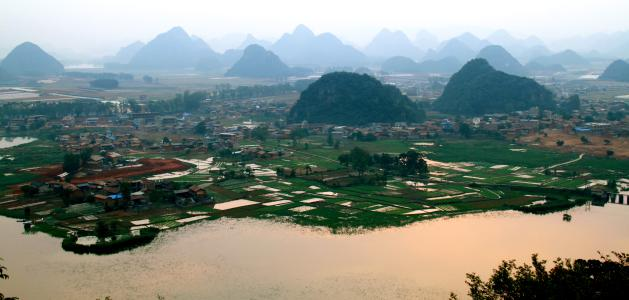
#> input picture img/big2.jpg, 629 x 300 px; its folder holds only this picture in this run
$ python exp.py
#> lines starting #> are read from the running program, lines starting #| are printed output that depends on the picture
### utils.py
import numpy as np
import matplotlib.pyplot as plt
import os
from PIL import Image
from skimage import color, transform


# [8 lines left out: function show, not called in this run]


def mat_upper_bound(k, b):
    if b is None:
        return k
    else:
        return np.minimum(k, b)
        # return np.where(k < b, k, np.ones(k.shape) * b)


def mat_lower_bound(k, b):
    if b is None:
        return k
    else:
        return np.maximum(k, b)
        # return np.where(k > b, k, np.ones(k.shape) * b)


def mat_bound(k, lbound, ubound):
    return mat_upper_bound(mat_lower_bound(k, lbound), ubound)


def get_color_pic(file_name):
#> called with file_name = 'img/big2.jpg'
    return np.asarray(Image.open(file_name))
#> returned value is the input picture: shape (300, 629, 3); mean R, G, B 125.7, 135.7, 129


# [4 lines left out: function get_gray_pic, not called in this run]


def img_color_change(img, mode="rgb2gray"):
    if mode == "rgb2gray":
        return color.rgb2gray(img)
    elif mode == "gray2rgb":
        return color.gray2rgb(img)


# [8 lines left out: function im_resize, not called in this run]


def archive(series_name, image_name, arc_image, is_gray=False):
    if not os.path.exists("./result/" + series_name):
        os.makedirs("./result/" + series_name)

    if is_gray:
        plt.imsave("./result/" + series_name + "/" + image_name + ".jpg", arc_image, cmap="gray")
    else:
        img = Image.fromarray(arc_image.astype('uint8')).convert('RGB')
        img.save("./result/" + series_name + "/" + image_name + ".jpg", quality=95)


def list_images_recursive(root):
    file_list = []

    if os.path.exists(root):
        this_dir = os.listdir(root)
        if this_dir is None:
            return None
        else:
            for fn in this_dir:
                fn = os.path.join(root, fn)
                if os.path.isdir(fn):
                    t = list_images_recursive(fn)
                    if t is not None:
                        file_list.append(t)
                else:
                    file_list.append(fn)
            return file_list
    else:
        return None


# [4 lines that do not run on import are left out]

### dcp.py
import numpy as np
import utils
import time
import advops
import scipy.ndimage.filters as filters


# dark_channel
def get_dark_channel(rgb_channel, ksize, ):
    dark_channel = np.min(rgb_channel, axis=2)
    dark_channel = filters.minimum_filter(dark_channel, ksize)
    return dark_channel


# global atmospheric light
def get_atm_light(background, filter_mat, ratio):
    total_num = filter_mat.size
    tops = int(max(np.floor(total_num * ratio), 1))

    filter_mat = filter_mat.astype('int')

    counts = np.bincount(filter_mat.flatten())
    crt_cum = 0
    for threshold in reversed(range(counts.size)):
        crt_cum += counts[threshold]
        if crt_cum >= tops:
            gal = np.zeros(np.size(background, 2))
            for c in range(np.size(background, 2)):
                buf = background[:, :, c]
                gal[c] = np.mean(buf[filter_mat >= threshold])
            return gal
    return None


def get_trsm_mat(original_im, gal, omega, ksize):
    buffer_im = np.empty(original_im.shape, 'float64')
    if len(gal.shape) > 1:
        gal = np.squeeze(gal)

    for c in range(np.size(original_im, 2)):
        buffer_im[:, :, c] = original_im[:, :, c] / gal[c]

    return 1 - omega * get_dark_channel(buffer_im, ksize)


def get_remove(original_im, gal, transmission, ires=None):
    result_im = np.empty(original_im.shape, 'uint8')

    if ires is None:
        for c in range(np.size(original_im, 2)):
            result_im[:, :, c] = utils.mat_bound(gal[c] + (original_im[:, :, c] - gal[c]) / transmission, 0, 255)
    else:
        ires_color = {}
        color_name = ['r', 'g', 'b']
        for c in range(np.size(original_im, 2)):
            ires_procedure = {'step 1': original_im[:, :, c] - gal[c]}
            ires_procedure['step 2'] = ires_procedure['step 1'] / transmission
            ires_procedure['step 3'] = utils.mat_bound(gal[c] + ires_procedure['step 2'], 0, 255)
            result_im[:, :, c] = ires_procedure['step 3']
            ires_color[color_name[c]] = ires_procedure

        ires['get_remove'] = ires_color

    return result_im.astype('uint8')


def record_intermediate_result(irs, key, value):
    if irs is not None:
        irs[key] = value


def record_progress(verbose, msg, t=None):
    if verbose:
        if t is None:
            print(msg)
        else:
            print(msg+", t=", time.time()-t)


def remove_haze(raw_image, dc_ksize=15, select_ratio=0.001, a_ubound=None,
                omega=0.95, t_lbound=0.1, gf_ksize=(80, 80), t_mode="original", refine=True, verbose=False, ires=None):
    if isinstance(raw_image, str):
        original_im = utils.get_color_pic(raw_image).astype('float64')
    else:
        original_im = raw_image
    record_intermediate_result(ires, 'raw', original_im)
    record_progress(verbose, "loaded")

    tic = time.time()
    dark_channel = get_dark_channel(original_im, ksize=dc_ksize)
    record_progress(verbose, "dark channel", tic)
    record_intermediate_result(ires, 'dark', dark_channel)

    tic = time.time()
    gal = utils.mat_upper_bound(get_atm_light(original_im, dark_channel, ratio=select_ratio), a_ubound)
    record_progress(verbose, "atmosphere light", tic)
    record_intermediate_result(ires, 'gal', gal)

    if t_mode == "original" or (t_mode == "dynamic" and max(original_im.shape) <= 1000):
        tic = time.time()
        trsm_est = utils.mat_lower_bound(get_trsm_mat(original_im, gal, omega, ksize=dc_ksize), t_lbound)
        record_progress(verbose, "estimating transmission", tic)
        record_intermediate_result(ires, 't_raw', trsm_est)

        tic = time.time()
        gray_im = utils.img_color_change(original_im)
        trsm = utils.mat_lower_bound(advops.guided_filter(gray_im, trsm_est, kernel_size=gf_ksize), t_lbound)
        record_progress(verbose, "refining transmission", tic)
        record_intermediate_result(ires, 't', trsm)
    elif t_mode == "fast" or (t_mode == "dynamic" and max(original_im.shape) > 1000):
        smaller_im = utils.im_resize(original_im, 0.25)

        tic = time.time()
        trsm_est = utils.mat_lower_bound(get_trsm_mat(smaller_im, gal, omega, ksize=dc_ksize), t_lbound)
        record_progress(verbose, "estimating transmission", tic)
        record_intermediate_result(ires, 't_raw', trsm_est)

        tic = time.time()
        gray_im = utils.img_color_change(smaller_im)
        trsm = utils.mat_lower_bound(advops.guided_filter(gray_im, trsm_est, kernel_size=gf_ksize), t_lbound)
        record_progress(verbose, "refining transmission", tic)
        record_intermediate_result(ires, 't', trsm)

        trsm = utils.im_resize(trsm, (np.size(original_im, 0), np.size(original_im, 1)))

    else:
        trsm = None

    tic = time.time()
    result = get_remove(original_im, gal, trsm, ires=None)
    record_progress(verbose, "recovering", tic)

    if refine:
        record_progress(verbose, "refining image")
        return advops.refine_image(result)
    else:
        return result


# [8 lines that do not run on import are left out]

### advops.py
import numpy as np
import skimage.morphology as kernel
import skimage.filters as filters


def box_filter(src, kernel_size: tuple):
    im_h, im_w = src.shape
    kn_h, kn_w = kernel_size

    dst = np.zeros(src.shape)

    cum = np.cumsum(src, axis=0)
    dst[:kn_h+1, :] = cum[kn_h:2*kn_h+1, :]
    dst[kn_h+1:im_h-kn_h, :] = cum[2*kn_h+1:, :] - cum[:im_h-2*kn_h-1, :]
    dst[im_h-kn_h:, :] = np.repeat(cum[im_h-1, :].reshape(1, -1), kn_w, axis=0) - cum[im_h-2*kn_h-1:im_h-kn_h-1, :]

    cum = np.cumsum(dst, 1)
    dst[:, :kn_w+1] = cum[:, kn_w:2*kn_w+1]
    dst[:, kn_w+1:im_w-kn_w] = cum[:, 2*kn_w+1:] - cum[:, :im_w-2*kn_w-1]
    dst[:, im_w-kn_w:] = np.repeat(cum[:, im_w-1].reshape(-1, 1), kn_w, axis=1) - cum[:, im_w-2*kn_w-1:im_w-kn_w-1]

    return dst


def guided_filter(guidance_img, filter_img, kernel_size, epsilon=1e-6):
    if np.max(guidance_img) > 1:
        guidance_img = guidance_img.astype('float') / 255
    if np.max(filter_img) > 1:
        filter_img = filter_img.astype('float') / 255

    h, w = guidance_img.shape
    local_patch_size = box_filter(np.ones((h, w)), kernel_size)

    mean_g = box_filter(guidance_img, kernel_size) / local_patch_size
    mean_f = box_filter(filter_img, kernel_size) / local_patch_size
    mean_gf = box_filter(guidance_img * filter_img, kernel_size) / local_patch_size
    cov_gf = mean_gf - mean_g * mean_f

    mean_g2 = box_filter(guidance_img * guidance_img, kernel_size) / local_patch_size
    var_g = mean_g2 - mean_g * mean_g

    a = cov_gf / (var_g + epsilon)
    b = mean_f - a * mean_g

    mean_a = box_filter(a, kernel_size) / local_patch_size
    mean_b = box_filter(b, kernel_size) / local_patch_size

    return mean_a * guidance_img + mean_b


# [9 lines left out: function refine_image, not called in this run]

### cap.py
import skimage.color
import numpy as np
import utils
import advops
import scipy.ndimage.filters
from PIL import Image


def get_depth(hsv, theta0=0.121779, theta1=0.959710, theta2=-0.780245, delta=0.041337):
    depth = theta0 + theta1 * hsv[:, :, 2] + theta2 * hsv[:, :, 1]
    return depth + np.random.normal(0, delta, depth.shape)


def get_atm_light(rgb, depth, ratio):
    r, g, b = rgb[:, :, 0], rgb[:, :, 1], rgb[:, :, 2]
    r, g, b = r.reshape(-1), g.reshape(-1), b.reshape(-1)
    h, w = depth.shape
    depth = depth.reshape(-1)
    idx = (np.argsort(depth))
    idx = idx[int(np.floor((1- ratio) * h * w)):]
    return list((np.mean(r[idx]), np.mean(g[idx]), np.mean(b[idx])))


def record_intermediate_result(irs, key, value):
    if irs is not None:
        irs[key] = value


def remove_haze(file_name, d_ksize=15, beta=1.0, select_ratio=0.001, a_ubound=None, gf_ksize=(80, 80),
                t_mode="original", refine=True, ires=None):
    rgb = np.asarray(Image.open(file_name))
    record_intermediate_result(ires, "raw", rgb)

    hsv = skimage.color.rgb2hsv(rgb)

    depth = get_depth(hsv)
    depth = scipy.ndimage.filters.minimum_filter(depth, d_ksize)
    record_intermediate_result(ires, "depth", depth)

    gal = utils.mat_upper_bound(get_atm_light(rgb, depth, ratio=select_ratio), a_ubound)
    record_intermediate_result(ires, "gal", gal)

    if t_mode == "original" or (t_mode == "dynamic" and max(rgb.shape) <= 1000):
        trsm = utils.mat_bound(np.exp(-beta * depth), 0.1, 0.9)
        record_intermediate_result(ires, "t_raw", trsm)
        trsm = utils.mat_bound(advops.guided_filter(skimage.color.rgb2gray(rgb), trsm, kernel_size=gf_ksize), 0.1, 0.9)
        record_intermediate_result(ires, "t", trsm)
    elif t_mode == "fast" or (t_mode == "dynamic" and max(rgb.shape) > 1000):
        trsm = utils.im_resize(utils.mat_bound(np.exp(-beta * depth), 0.1, 0.9), 0.25)
        record_intermediate_result(ires, "t_raw", trsm)

        gray_im = utils.im_resize(skimage.color.rgb2gray(rgb), 0.25)
        trsm = utils.mat_bound(advops.guided_filter(gray_im, trsm, kernel_size=gf_ksize), 0.1, 0.9)
        record_intermediate_result(ires, "t", trsm)

        trsm = utils.im_resize(trsm, (np.size(rgb, 0), np.size(rgb, 1)))
    else:
        trsm = None

    result = np.empty(rgb.shape, 'uint8')

    for c in range(np.size(rgb, 2)):
        buf = gal[c] + (rgb[:, :, c] - gal[c]) / trsm
        result[:, :, c] = utils.mat_bound(buf, 0, 255).astype('uint8')

    if refine:
        return advops.refine_image(result)
    else:
        return result


# [3 lines that do not run on import are left out]

### exp.py
import time
import utils
import dcp as dark_channel_prior
import cap as color_attenuation_prior


def resolve_ires(series_name, method, ires, rgb, gray):
    for f in rgb:
        t = ires[f]
        if t is not None:
            utils.archive(series_name, method+"."+f, t)

    for f in gray:
        t = ires[f]
        if t is not None:
            utils.archive(series_name, method+"."+f, t, is_gray=True)


if __name__ == '__main__':
    image_names = utils.list_images_recursive('img')

    for im_name in image_names:
        print(im_name)
        im = utils.get_color_pic(im_name).astype('float64')
        ires = {}
        tic = time.time()
        im_dcp = dark_channel_prior.remove_haze(im, t_mode="dynamic", ires=ires, refine=False)
#> in get_atm_light, `filter_mat = filter_mat.astype('int')`:
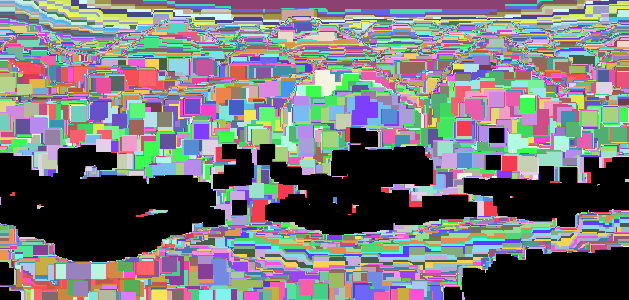
#> filter_mat: shape (300, 629) int64; 256 distinct labels, from 0 to 255; one colour per label, 0 black
#> in get_atm_light, `counts = np.bincount(filter_mat.flatten())`: counts = 256 values, max 46049 at index 0, min 43 at index 68, mean 737.1
#> the loop in get_atm_light, `for threshold in reversed(range(counts.size)):` made 1 pass
#> crt_cum on pass 1: 2865
#> after the loop in get_atm_light, `for threshold in reversed(range(counts.size)):`: crt_cum = 2865
#> in remove_haze, `gal = utils.mat_upper_bound(get_atm_light(original_im, dark_channel, r..`: gal = [255, 255, 255]
#> call 3 of box_filter, with kernel_size = (80, 80)
#> in box_filter (call 3), `dst[:, im_w-kn_w:] = np.repeat(cum[:, im_w-1].reshape(-1, 1), kn_w, ax..`:
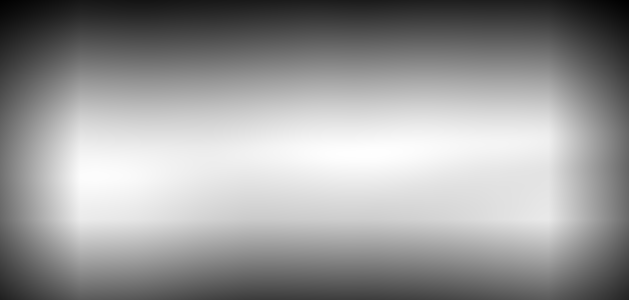
#> dst: shape (300, 629) float64; min 2138, max 24695.5, mean 15731.8; drawn with min black and max white
#> call 4 of box_filter, with kernel_size = (80, 80)
#> in box_filter (call 4), `cum = np.cumsum(dst, 1)`:
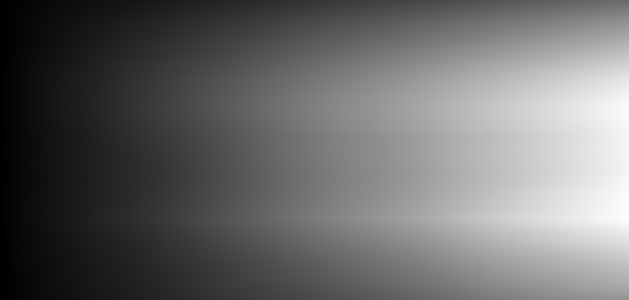
#> cum: shape (300, 629) float64; min 21.02, max 30869.8, mean 12813.4; drawn with min black and max white
#> in box_filter (call 4), `dst[:, :kn_w+1] = cum[:, kn_w:2*kn_w+1]`:
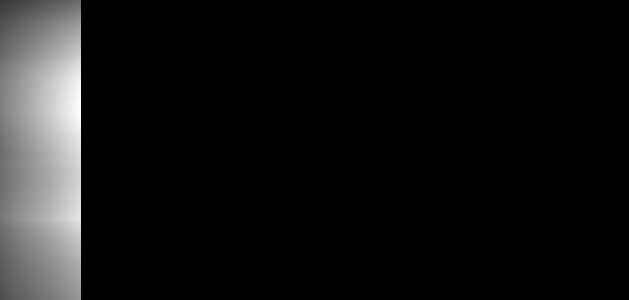
#> dst: shape (300, 629) float64; min 17, max 7557.8, mean 624.1; drawn with min black and max white
#> in box_filter (call 4), `dst[:, im_w-kn_w:] = np.repeat(cum[:, im_w-1].reshape(-1, 1), kn_w, ax..`:
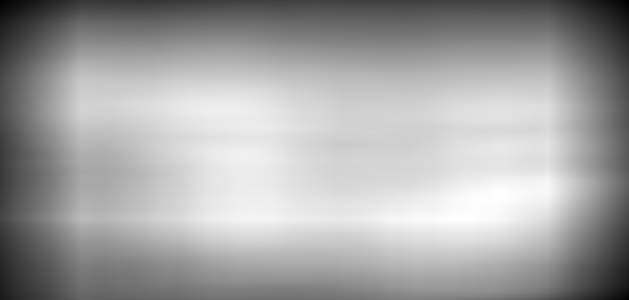
#> dst: shape (300, 629) float64; min 1630, max 8793.8, mean 6241.4; drawn with min black and max white
#> in guided_filter, `mean_gf = box_filter(guidance_img * filter_img, kernel_size) / local_p..`:
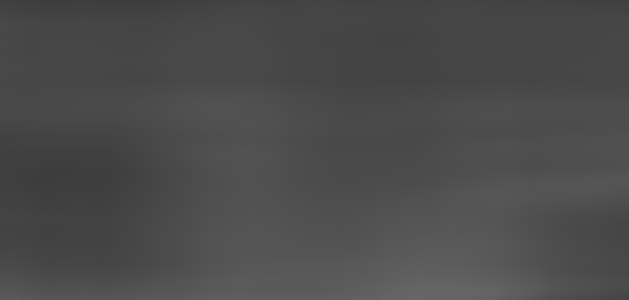
#> mean_gf: shape (300, 629) float64; min 0.239, max 0.404, mean 0.297
#> in guided_filter, `cov_gf = mean_gf - mean_g * mean_f`:
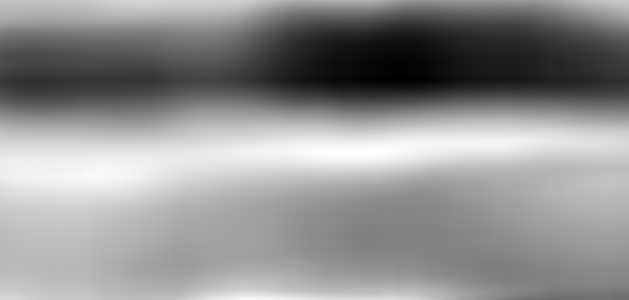
#> cov_gf: shape (300, 629) float64; min -0.104, max -0.00725, mean -0.049; drawn with min black and max white
        print("dcp finished, t=", time.time()-tic)
        utils.archive(im_name, "dcp", im_dcp)
        resolve_ires(im_name, "dcp", ires, ["raw", "dark"], ["t_raw", "t"])

        tic = time.time()
        im_cap = color_attenuation_prior.remove_haze(im_name, t_mode="dynamic", ires=ires, refine=False)
#> in get_atm_light, `idx = idx[int(np.floor((1- ratio) * h * w)):]`: idx = 189 values, max 11168 at index 32, min 114 at index 135, mean 2302.1
#> in remove_haze, `gal = utils.mat_upper_bound(get_atm_light(rgb, depth, ratio=select_rat..`: gal = [254.9, 255, 255]
        print("cap finished, t=", time.time()-tic)
        utils.archive(im_name, "cap", im_cap)
        resolve_ires(im_name, "cap", ires, ["raw"], ["depth", "t_raw", "t"])

$ run again, on img/big6.jpg
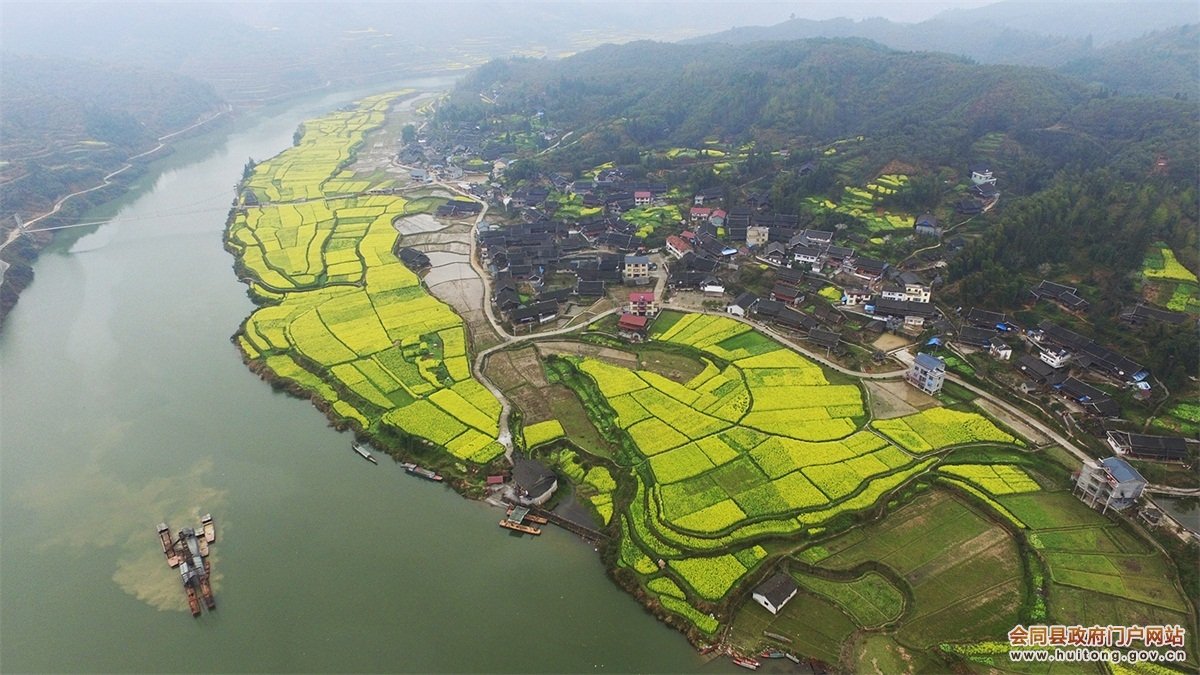
#> input picture img/big6.jpg, 1200 x 675 px
#> in get_color_pic, returned value is the input picture: shape (675, 1200, 3); mean R, G, B 124.7, 133.6, 111.5
#> in get_atm_light, `filter_mat = filter_mat.astype('int')`:
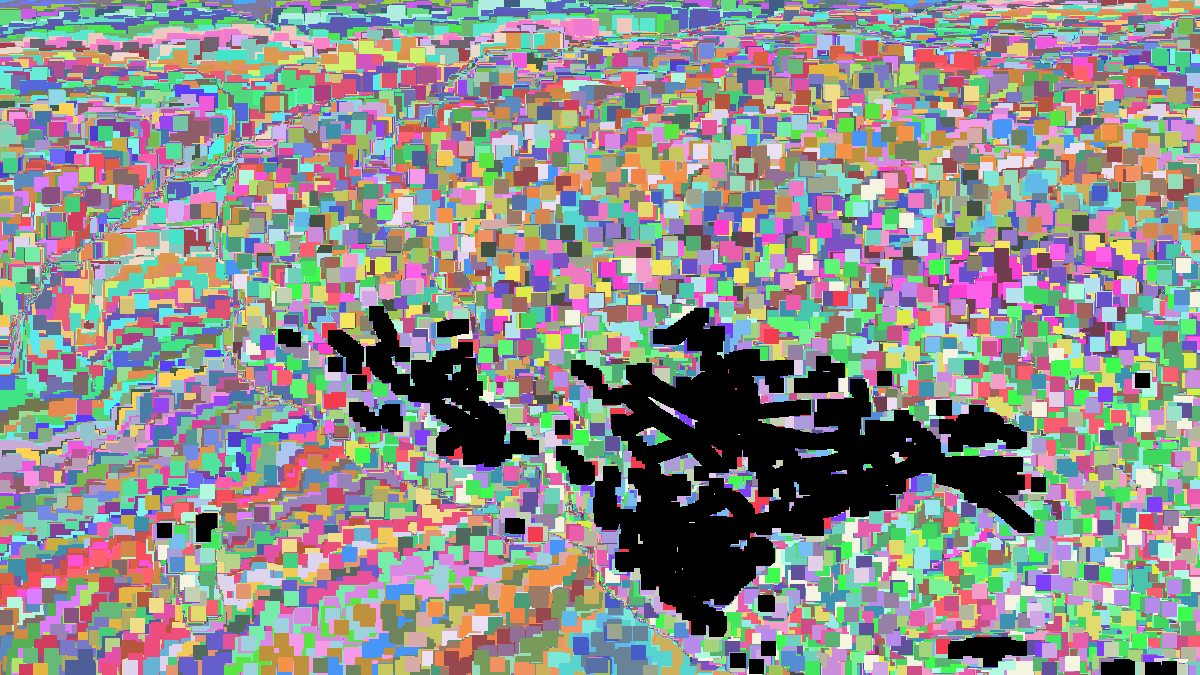
#> filter_mat: shape (675, 1200) int64; 207 distinct labels, from 0 to 206; one colour per label, 0 black
#> counts = 207 values, max 80121 at index 0, min 22 at index 206, mean 3913
#> the loop in get_atm_light, `for threshold in reversed(range(counts.size)):` made 3 passes
#> crt_cum on passes 1 to 3: 22, 297, 851
#> after the loop in get_atm_light, `for threshold in reversed(range(counts.size)):`: crt_cum = 851
#> in remove_haze, `gal = utils.mat_upper_bound(get_atm_light(original_im, dark_channel, r..`: gal = [211, 221.5, 237.7]
#> in im_resize, `h, w = np.size(im, 0), np.size(im, 1)`: h = 675; w = 1200
#> in im_resize, `h, w = int(np.ceil(h * new_shape)), int(np.ceil(w * new_shape))`: h = 169; w = 300
#> src: shape (169, 300) float64; every value is 1
#> in guided_filter, `cov_gf = mean_gf - mean_g * mean_f`:
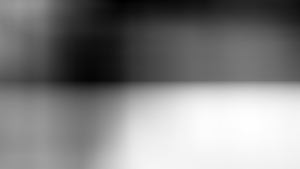
#> cov_gf: shape (169, 300) float64; min -0.025, max 0.00209, mean -0.0111; drawn with min black and max white
#> idx = 810 values, max 16800 at index 391, min 0 at index 763, mean 3674.6
#> in remove_haze, `gal = utils.mat_upper_bound(get_atm_light(rgb, depth, ratio=select_rat..`: gal = [209.5, 220.4, 236.9]
